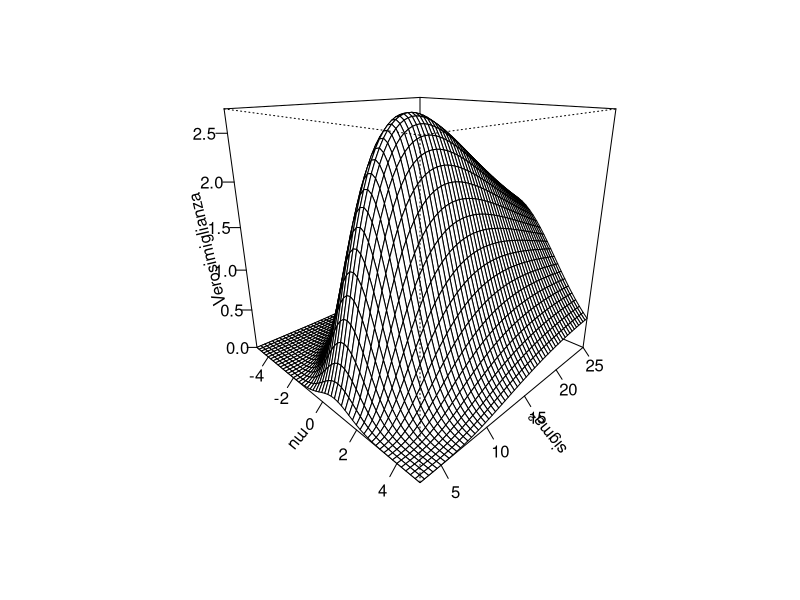

The R source for this figure:
# TODO: Add comment
# 
# Author: claudio
###############################################################################
pdf(file="grafici/maxLik3D.pdf")
# x <- mu
x <- seq(-5,5,by=0.2)
# y <- sigma^2
y <- seq(3,25,by=0.4)
f <- function(x,y) {
	z <- (1/(2*pi*y))^2  * exp(-0.5*((3-x)^2+(-3-x)^2+(5-x)^2+(-2-x)^2)/y) 
	return(z)
}
z <- outer(x,y,FUN=f)
persp(x,y,100000*z,theta = 45, phi = 20,
		xlab="mu", 
		ylab = "sigma²", 
		zlab="Verosimiglianza",
		ticktype="detailed"
)
dev.off()
